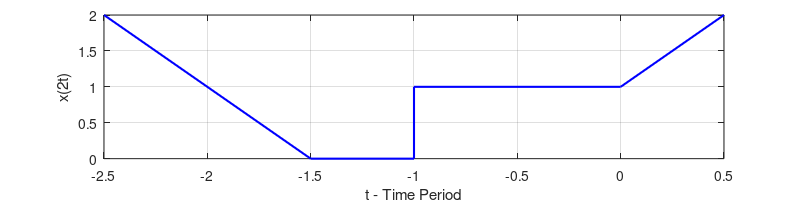

This figure's MATLAB source:
clc;
clear all;
%t =[-5 -3 -2 -2 0 1];  t will be shifted to t0
t0 = [-5/2 -3/2 -1 -1 0 1/2];
x =[2 0 0 1 1 2];
plot(t0, x, 'blue', 'LineWidth', 1.5);

grid on;
set(gcf, 'Units', 'Inches', 'Position', [2, 3, 8, 2], 'PaperUnits', 'Inches', 'PaperSize', [8, 2]);

xlabel('t - Time Period');
ylabel('x(2t)');

set(gcf, 'PaperUnits', 'inches');
 x_width=8 ;y_width=2;
 set(gcf, 'PaperPosition', [0 0 x_width y_width]); %
 saveas(gcf,'fig3_scaling_com.jpg');
